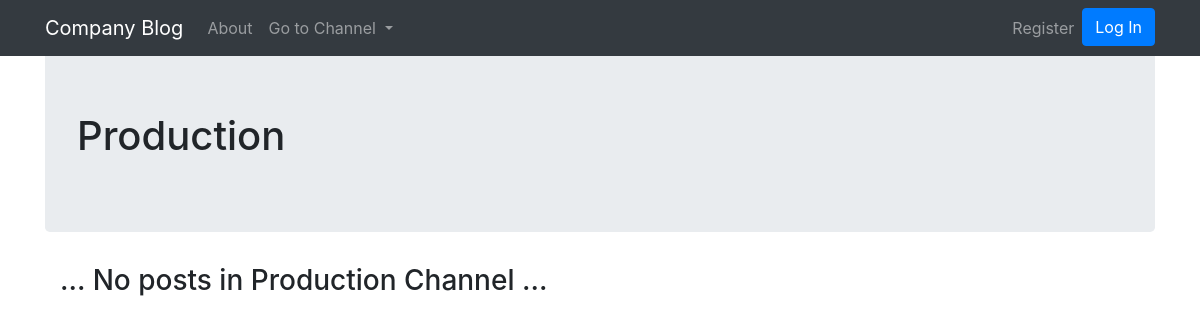
The app's page /department/Production, older data.
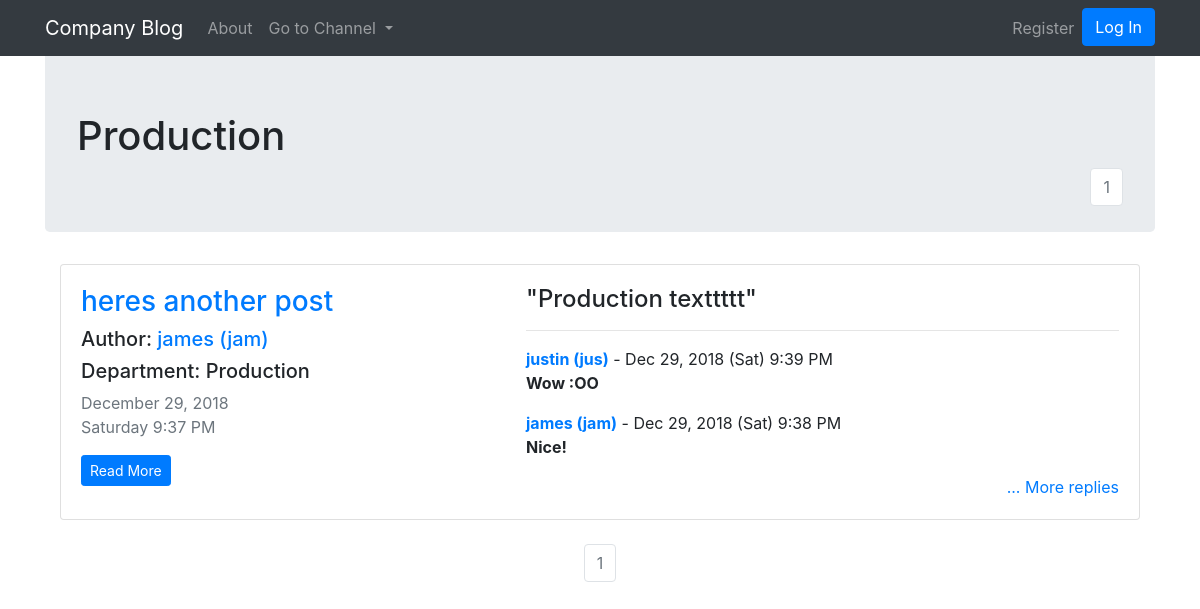
The same page, newer data.
### blogApp/models.py (models this page shows, shortened)
class Post(db.Model):
    __tablename__ = 'posts'
    users = db.relationship(User)
    id = db.Column(db.Integer, primary_key=True)
    user_id = db.Column(db.Integer, db.ForeignKey('users.id'), nullable=False)
    date = db.Column(db.DateTime, nullable=False, default = datetime.utcnow)
    title = db.Column(db.String(128), nullable=False)
    department = db.Column(db.String(128))
    text = db.Column(db.Text, nullable=False)
    replies = db.relationship('Reply', backref='parent_post', lazy=True)

class User(db.Model, UserMixin):
    __tablename__ = 'users'
    id = db.Column(db.Integer, primary_key = True)
    email = db.Column(db.String(64), unique=True, index=True)
    username = db.Column(db.String(64), unique=True, index=True)
    position = db.Column(db.String(64), index=True)
    password_hash = db.Column(db.String(128))
    posts = db.relationship('Post', backref='author', lazy=True)
    replies = db.relationship('Reply', backref='replier', lazy=True)

class Reply(db.Model):
    posts = db.relationship(Post)
    id = db.Column(db.Integer, primary_key=True)
    post_id = db.Column(db.Integer, db.ForeignKey('posts.id'), nullable=False)
    user_id = db.Column(db.Integer, db.ForeignKey('users.id'), nullable=False)
    date = db.Column(db.DateTime, nullable=False, default = datetime.utcnow)
    text = db.Column(db.Text, nullable=False)

### blogApp/core/views.py (the view)
@core.route('/department/<department>')
def department(department):
	page = request.args.get('page', 1, type=int)
	department_posts = Post.query.filter_by(department=department).order_by(Post.date.desc()).paginate(page=page, per_page=3)
	replies = Reply.query.order_by(Reply.date.desc())
	title = department
	return render_template('department.html', title=title, department_posts=department_posts, replies=replies)

### blogApp/__init__.py (called while the page is built)
@app.context_processor
def inject_departments():
	departments = NewPostForm.departments
	return dict(departments=departments)

@app.context_processor
def inject_current_user():
	return dict(current_user=current_user)

### blogApp/templates/department.html (shortened to what this page needs)
{% extends "base.html" %}
{% block content %}
<div class="jumbotron">
	<h1>{{title}}</h1>
	<nav aria-label="Page navigation example" style="float: right;">
		<ul class="pagination justify-content-center">
			{% for page_num in department_posts.iter_pages(left_edge=1, right_edge=1, left_current=1, right_current=2) %}
			{% if department_posts.page == page_num %}
			<li class="page-item disabled">
				<a class="page-link" href="{{ url_for('core.department', department=title, page=page_num) }}">{{ page_num }}</a></li>
			{% else %}
			<li class="page-item"><a class="page-link" href="{{ url_for('core.department', department=title, page=page_num) }}">{{ page_num }}</a></li>
			{% endif %}
			{% endfor %}
		</ul>
	</nav>
</div>
<div class="container">
	{% if department_posts.items|length == 0 %}
	<h3>... No posts in {{title}} Channel ...</h3>
	{% else %}
	{% for item in department_posts.items %}
	<div class="card" >
		<div class="card-body row">
			<div class="col-md-5">
				<h3><a class="card-title" href="  {{ url_for('posts.view_post', post_id=item.id) }}">{{ item.title }}</a></h3>
				<h5>Author: <a href="{{ url_for('users.user_posts', username=item.author.username) }}">{{ item.author.username }} ({{item.author.position}})</a></h5>
				<h5>Department: {{item.department}}</h5>
				<p class="text-muted">
				    {{ item.date.strftime(' %B %d, %Y') }}<br>
				    {{ item.date.strftime('%A %-I:%M %p') }}
				</p>
				<a href="{{ url_for('posts.view_post', post_id=item.id) }}" class="btn btn-primary btn-sm">Read More</a>
			</div>
			<div class="col-md-7">
				{% if item.text|length < 100 %}
				<h4 class="card-text">"{{ item.text }}"</h4>
				{% else %}
				<h4 class="card-text">"{{ item.text[:100] }}..."</h4>
				{% endif %}
				<hr>
				{% set count = [0] %}
				{% for reply in replies %}
					{% if count[0] < 2 and reply.parent_post.id == item.id %}
						<p>
							<a href="{{ url_for('users.user_posts', username=reply.replier.username) }}"><b>{{reply.replier.username}} ({{reply.replier.position}})</b></a> -
							{{ reply.date.strftime('%b %d, %Y (%a) %-I:%M %p') }}
							<br>
							<b>{{reply.text}}</b>
						</p>
					{% endif %}
				{% endfor %}
				<div align="right">
					<a href="{{ url_for('posts.view_post', post_id=item.id) }}">... More replies</a>
				</div>
			</div>
		</div>
	</div>
	{% endfor %}
	{% endif %}
</div>
<br>
<nav aria-label="Page navigation example"">
	<ul class="pagination justify-content-center">
		{% for page_num in department_posts.iter_pages(left_edge=1, right_edge=1, left_current=1, right_current=2) %}
		{% if department_posts.page == page_num %}
		<li class="page-item disabled">
			<a class="page-link" href="{{ url_for('core.index', page=page_num) }}">{{ page_num }}</a></li>
		{% else %}
		<li class="page-item"><a class="page-link" href="{{ url_for('core.index', page=page_num) }}">{{ page_num }}</a></li>
		{% endif %}
		{% endfor %}
	</ul>
</nav>
{% endblock %}

Row changes from the older to the newer data that the page shows:
added Post: department "Production", title "heres another post", author.username "james", author.position "jam", date "December 29, 2018", date "Saturday 9:37 PM", text "Production texttttt"
added Reply: replier.username "justin", replier.position "jus", date "Dec 29, 2018 (Sat) 9:39 PM", text "Wow :OO"
added Reply: replier.username "james", replier.position "jam", date "Dec 29, 2018 (Sat) 9:38 PM", text "Nice!"
Text that changed along with them:
{{ title }}: "Production" → (not shown)
new list line: "1"
text no longer shown: "... No posts in Channel ..."
